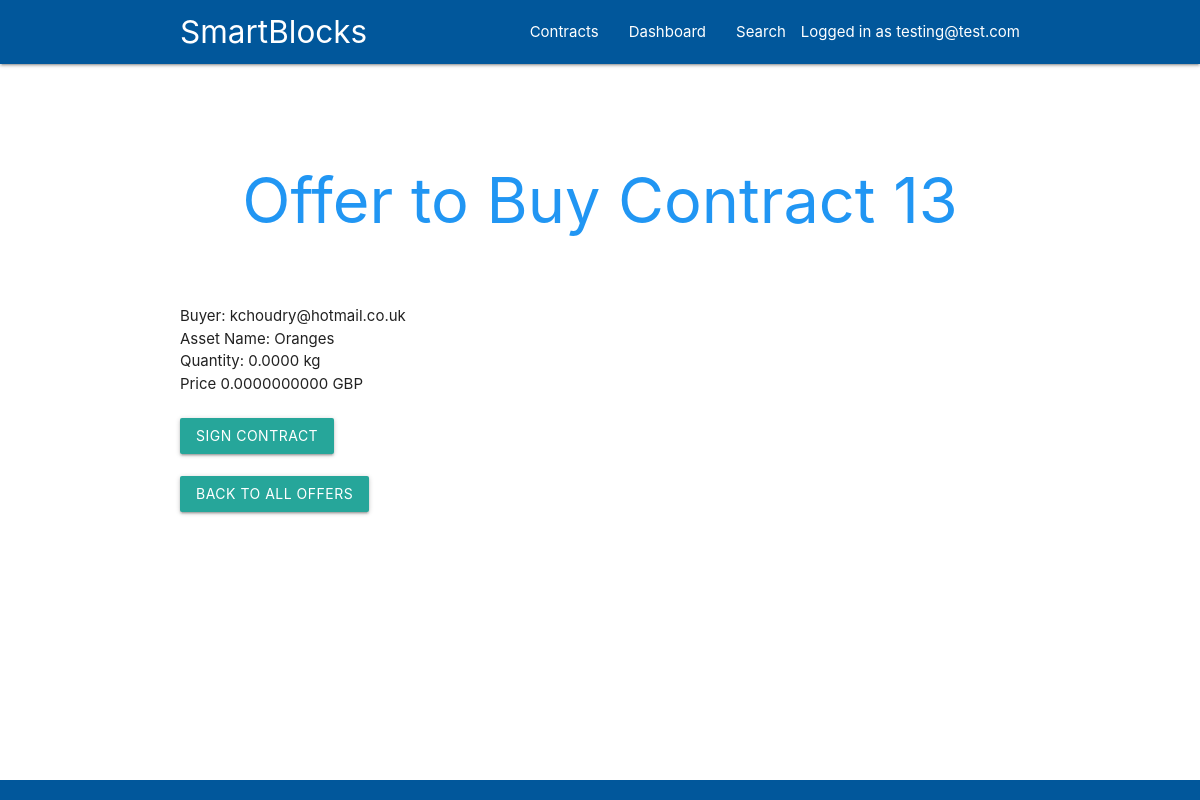
/webapp/details/13 (signed in), run on the app's committed database.
### webapp/models.py (models this page shows, shortened)
class Offer(models.Model):
    buyer = models.ForeignKey(settings.AUTH_USER_MODEL, on_delete=models.CASCADE, related_name="b",null=True)
    seller = models.ForeignKey(settings.AUTH_USER_MODEL, on_delete=models.CASCADE, related_name="s", null=True)
    asset_name = models.CharField(max_length=100)
    condition_help = "Keywords: <span class='keyword'>AND</span>, <span class='keyword'>OR</span>.</br>Operations: <, >, =</br>Variables: <span class='variable'>price</span>, <span class='variable'>quantity</span></br>Use parentheses to group statements.</br></br>Example:</br> (<span class='variable'>price</span> < 100 <span class='keyword'>AND</span> (<span class='variable'>quantity</span> > 20 <span class='keyword'>AND</span> <span class='variable'>quantity</span> < 50)) </br><span class='keyword'>OR</span> (<span class='variable'>price</span> < 120 <span class='keyword'>AND</span> <span class='variable'>quantity</span> < 20)"
    completion_condition = models.CharField(max_length=256, help_text=condition_help)
    unit = models.CharField(max_length=10)
    GBP = 'GBP'
    USD = 'USD'
    BTC = 'BTC'
    CURRENCY_CHOICES = ((GBP, 'GBP'), (USD, 'USD'), (BTC, 'BTC'))
    currency = models.CharField(max_length=3, choices=CURRENCY_CHOICES, default=GBP)
    quantity = models.DecimalField(default=0, max_digits=20,decimal_places=4)
    price = models.DecimalField(default=0, max_digits=30, decimal_places=10)
    BUY = 'Buy'
    SELL = 'Sell'
    CONTRACT_CHOICES = ((BUY, 'BUY'),(SELL, 'SELL'))
    contract_type = models.CharField(max_length=4, choices=CONTRACT_CHOICES, default=BUY)

### webapp/views.py (the view)
# urls.py: path('details/<int:offer_id>', views.details, name='details'),
@login_required
def details(request, offer_id):
    offer = Offer.objects.get(pk=offer_id)
    if(offer is None):
        return redirect('webapp:offers')
    return render(request, 'webapp/details.html', {'offer':offer})

### webapp/templates/webapp/details.html (shortened to what this page needs)
{% extends 'base.html' %}
{% block header %}
      <h1 class="header center blue-text">Offer to {{offer.contract_type}} Contract {{ offer.id }}</h1>
{% endblock %}
{% block content %}
{% if offer.contract_type == 'Buy' %}
Buyer: {{ offer.buyer }}
{% else %}
Seller: {{ offer.seller }}
{% endif %}
<br>
Asset Name: {{ offer.asset_name }} <br>
Quantity: {{ offer.quantity }} {{ offer.unit }} <br>
Price {{ offer.price }} {{ offer.currency }} <br></br>
<a class="btn" href="{% url 'webapp:sign' offer.id %}">Sign Contract</a><br><br>
<a class="btn" href="{% url 'webapp:offers' %}">Back to all offers</a><br>
{% endblock %}

### webapp/templates/base.html (shortened to what this page needs)
{% load static %}
<!DOCTYPE html>
<html lang="en">
<head>
	<link href="{% static 'webapp/css/materialize.min.css' %}" type="text/css" rel="stylesheet" media="screen,projection"/>
	<link href="{% static 'webapp/css/style.css' %}" type="text/css" rel="stylesheet" media="screen,projection"/>
</head>
<body>
	<nav class="light-blue darken-4" role="navigation">
	<div class="nav-wrapper container"><a id="logo-container" href="{% url 'webapp:index' %}" class="brand-logo">SmartBlocks</a>
	<ul class="right hide-on-med-and-down">
		<li><a class='dropdown-trigger' data-target='dropdown1'>Contracts</a></li>
		<li><a href="{% url 'webapp:mySmartBlocks' %}">Dashboard</a></li>
		<li><a href="{% url 'webapp:searchOffer' %}">Search</a></li>
		{% if user.is_authenticated %}
		<li>Logged in as {{ request.user }}</li>
		{% else %}
		</li>Not logged in</li>
		{% endif %}
	</ul>
	</div>
	</nav>
	<div class="section no-pad-bot" id="index-banner">
		<div class="container">
			<br><br>
			{% block header %}
			{% endblock %}
			<br><br>
		</div>
	</div>
	<div class="container content">
		{% block content %}
		{% endblock %}
	</div>
	<footer class="page-footer light-blue darken-4">
	</footer>
</body>
</html>

### webapp/static/webapp/css/style.css (style rules this page uses)
html, body { height: 100%; }
body { display: flex; flex-direction: column; }
.content { flex: 1 0 auto; }
.page-footer { flex-shrink: 0; }

### data on the page
Offer: contract_type "Buy", id "13", buyer "kchoudry@hotmail.co.uk", asset_name "Oranges", quantity "0.0000", unit "kg", price "0.0000000000", currency "GBP"

### other printed values
{{ request.user }} "testing@test.com"
